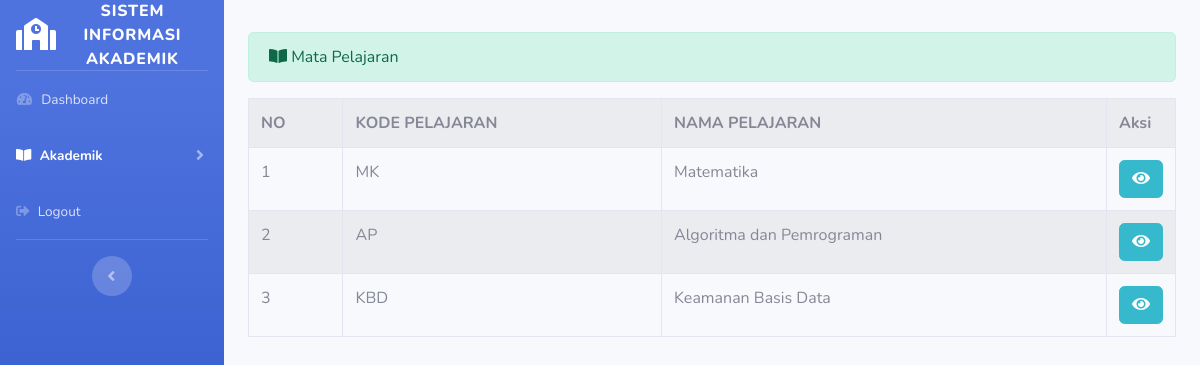
Page /index.php/user/pelajaran on the committed database.
### tables this page shows
CREATE TABLE `pelajaran` (
  `id_mapel` int(3) NOT NULL,
  `kode_mapel` varchar(5) NOT NULL,
  `nama_mapel` varchar(25) NOT NULL,
  `nama_jurusan` varchar(25) NOT NULL,
  `nama_guru` varchar(255) NOT NULL,
  `hari` varchar(20) NOT NULL,
  `jam` varchar(20) NOT NULL,
  `semester` varchar(11) NOT NULL
);

### application/controllers/user/pelajaran.php (called while the page is built, shortened)
<?php
class Pelajaran extends CI_Controller
{
    public function index()
    {
        $data['pelajaran']  = $this->pelajaran_model->tampil_data('pelajaran')->result();
        $data['jurusan2']   = $this->jurusan2_model->tampil_data()->result();
        $this->load->view('templates_user/header_dashboard');
        $this->load->view('templates_user/sidebar2');
        $this->load->view('user/pelajaran', $data);
        $this->load->view('templates_user/footer');
    }
}

### index.php (called while the page is built, shortened)
<?php
require_once BASEPATH.'core/CodeIgniter.php';

### application/models/pelajaran_model.php (called while the page is built, shortened)
<?php
class Pelajaran_model extends CI_Model
{
    public function tampil_data($table)
    {
        return $this->db->get($table);
    }
}

### application/views/user/pelajaran.php (the view, shortened to what this page needs)
<div class="container-fluid">
    <div class="alert alert-success" role="alert">
        <i class="fas fa-book-open"></i> Mata Pelajaran
    </div>
    <table class="table table-bordered table-hover table-striped">
        <tr>
            <th>NO</th>
            <th>KODE PELAJARAN</th>
            <th>NAMA PELAJARAN</th>
            <th colspan="1">Aksi</th>
        </tr>
        <?php $no = 1;
        foreach ($pelajaran as $plj) : ?>
            <tr>
                <td><?php echo $no++ ?></td>
                <td><?php echo $plj->kode_mapel ?></td>
                <td><?php echo $plj->nama_mapel ?></td>
                <td width="20px"><?php echo anchor('user/pelajaran/detail/' . $plj->id_mapel, '<div class="btn btn-info"><i class="fa fa-eye"></i></div>') ?></td>
            </tr>
        <?php endforeach; ?>
    </table>
</div>

### rows in the picture
pelajaran: kode_mapel "MK", nama_mapel "Matematika"
pelajaran: kode_mapel "AP", nama_mapel "Algoritma dan Pemrograman"
pelajaran: kode_mapel "KBD", nama_mapel "Keamanan Basis Data"
